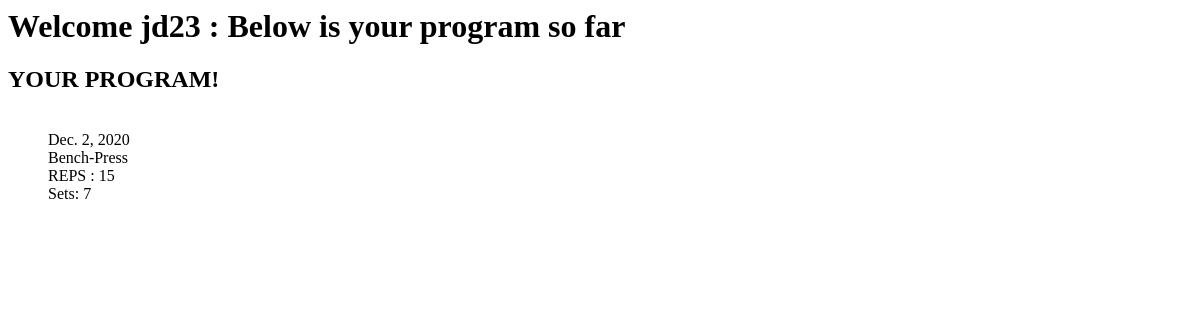
Page /gym_bro/user_page/2 on the earlier database version.
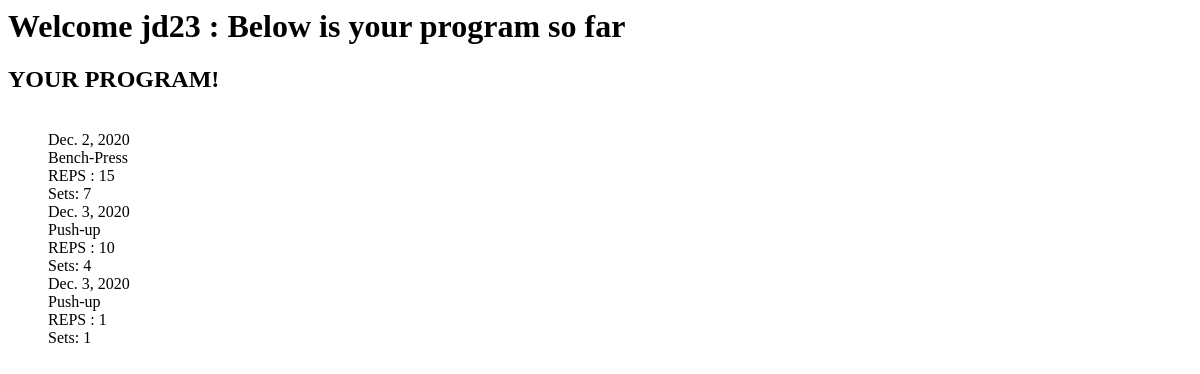
Same page on the later database version.
### gym_bro/models.py (models this page shows, shortened)
class Program(models.Model):
    user = models.ForeignKey('User', on_delete=models.CASCADE)
    excercises = models.ForeignKey(Workout, on_delete=models.CASCADE)
    reps = models.IntegerField (blank=True)
    sets = models.IntegerField (blank=True) #is there a way to add numeric feilds ?
    date = models.DateField (blank=True,default=datetime.date.today)

class Workout(models.Model):
    name = models.TextField(blank=True)
    description = models.TextField(blank=True)
    image_url = models.URLField(blank=True)
    def __str__ (self):
        return f'{self.name}'

### gym_bro/views.py (the view)
class UserPageView (DetailView):
    model = User
    template_name = "gym_bro/user_page.html"
    context_object_name = 'user_page'

### gym_bro/models.py (called while the page is built)
    def __str__ (self):
        return f'{self.user_name}'

    def get_program_data(self):
        return Program.objects.filter(user=self)

### gym_bro/templates/gym_bro/user_page.html
<h1> Welcome {{user_page}} : Below is your program so far</h1>
<h2>YOUR PROGRAM! </h2>
<ul>
    {% for p in user_page.get_program_data %}
    <br>
    {{p.date}}
    <br>
    {{p.excercises}}
    <br>
    REPS : {{p.reps}}
    <br>
    Sets: {{p.sets}}
    {% endfor %}
    </ul>

Differences in the rows shown:
added Program: date "Dec. 3, 2020", excercises "Push-up", reps "10", sets "4"
added Program: date "Dec. 3, 2020", excercises "Push-up", reps "1", sets "1"
